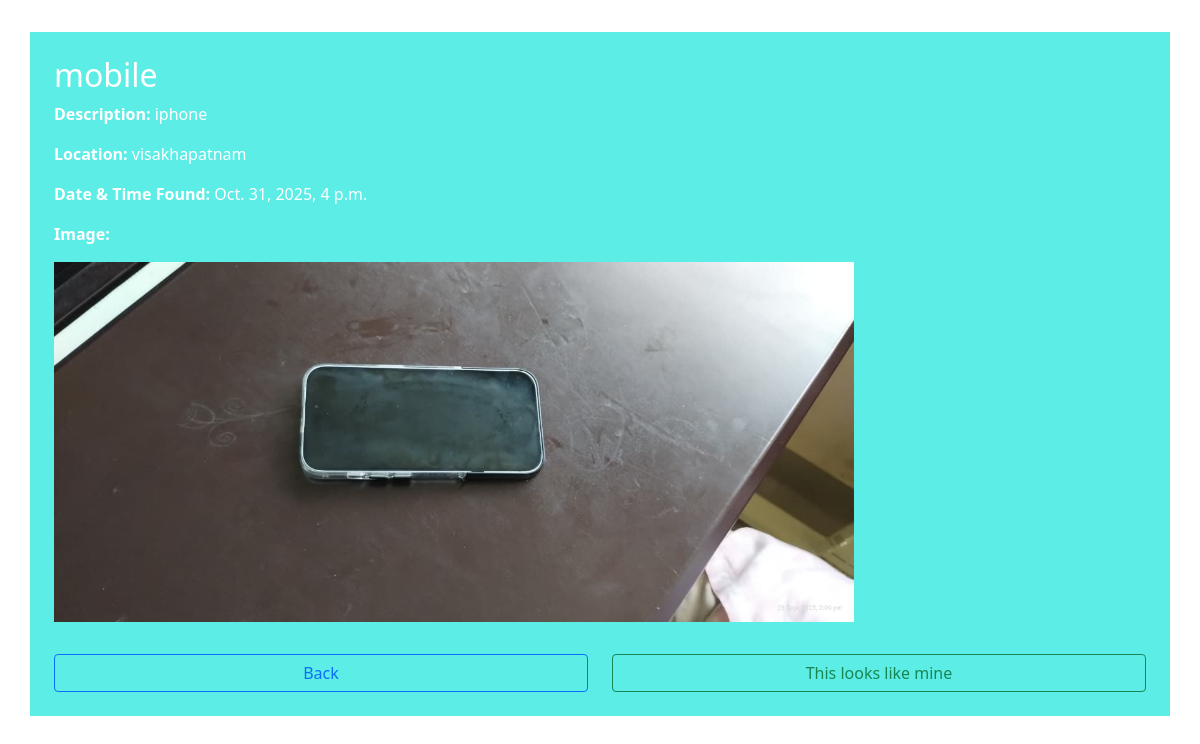
/finder/finder/2/, run on the app's committed database.
### thegoodfind/models.py (models this page shows, shortened)
class Finder(models.Model):
    name = models.CharField(max_length=100)
    description = models.TextField()
    location = models.CharField(max_length=150)
    found_date = models.DateTimeField(null=True, blank=True)
    image = models.ImageField(upload_to='finder_images/', null=True, blank=True)
    created_at = models.DateTimeField(auto_now_add=True)
    posted_by = models.ForeignKey(
        User,
        on_delete=models.SET_NULL,
        null=True,
        blank=True,
        related_name="finder_items"
    )

### thegoodfind/views.py (the view)
# urls.py: path('<int:pk>/', views.finder_detail, name='finder_detail'),
def finder_detail(request, pk):
    item = get_object_or_404(Finder, pk=pk)
    return render(request, 'finder_detail.html', {'item': item})

### templates/finder_detail.html (shortened to what this page needs)
{% extends "index.html" %}
{% block content %}
<div class="container" style="margin-top: 2rem; background-color: rgb(91, 237, 230); padding: 2%; color: white;">
    <h2>{{ item.name }}</h2>
    <p><b>Description:</b> {{ item.description }}</p>
    <p><b>Location:</b> {{ item.location }}</p>
    <p><b>Date & Time Found:</b> {{ item.found_date }}</p>
    {% if item.image %}
        <p><b>Image:</b></p>
        <img src="{{ item.image.url }}" alt="{{ item.name }}" style="max-width:800px;">
    {% endif %}
    <div class="row" style="margin-top: 1rem">
        <div class="col-md-6" style="margin: 0 auto;">
            <a href="javascript:history.back()" class="btn btn-outline-primary" style="margin: 1rem auto 0 auto; display: block;">Back</a>
        </div>
        <div class="col-md-6" style="margin: 0 auto;">
            <a href="{% url 'finder_contact' item.pk %}" class="btn btn-outline-success" style="margin: 1rem auto 0 auto; display: block;">This looks like mine</a>
    </div>
</div>
{% endblock %}

### data on the page
Finder: name "mobile", description "iphone", location "visakhapatnam", found_date "Oct. 31, 2025, 4 p.m.", image (picture)
